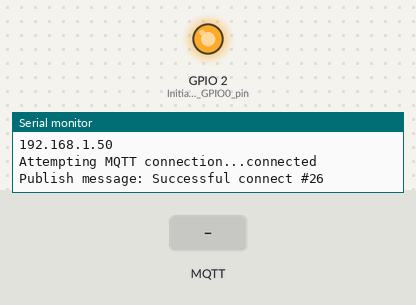
A sketch run on a simulated ESP8266 (NodeMCU). On the bench: output pins drawn as LEDs (lit = HIGH), the last lines printed to the serial monitor. Inputs (shaded band) come from the test bench. WiFi joins after 1.5 s; servers stay silent unless stated; no MQTT or app messages arrive unless stated.

Above: at 2.7 s.
2.8 s: MQTT message "t" arrives on the first subscribed topic
At 4.0 s:
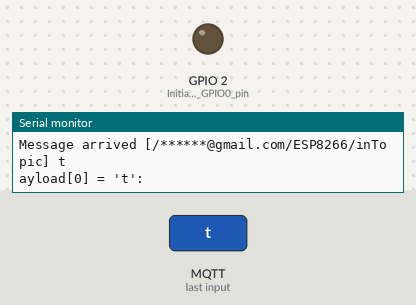
4.3 s: MQTT message "1" arrives on the first subscribed topic
At 5.3 s:
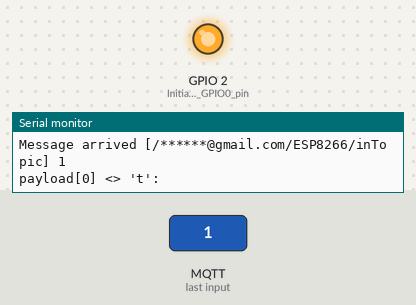
Timing chart, 0 to 7.3 s (numbered marks = the images above; inputs shaded):
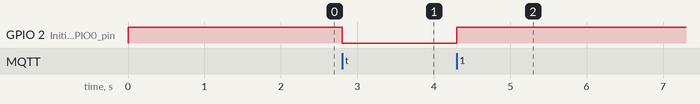

The sketch:

Dioty_app.ino
```cpp
/*
  Light controll using diot app


  created 28 Mar 2019
  modified 28 Mar 2019
  by Vettri vel Mahendran

*/
#include <ESP8266WiFi.h>
#include <PubSubClient.h>
#include <string.h>

// Update these with values suitable for you.
// Your WiFi settings
#define ssid      "********"             // the SSID of your WiFi network
#define password  "**********"  // you wifi password
// Your DIoTY settings
#define mqtt_server "mqtt.dioty.co"
#define port        1883
#define dioty_id    "******@gmail.com" // email address used to register with DIoTY
#define dioty_password  "********"      // your DIoTY password
#define clientNr        "01"        // used for client id (increment when deploying
// multiple instances at the same time)

// Some project settings
#define slash     "/"   // all topics are prefixed with slash and your dioty_id
#define topicConnect    "/ESP8266/connected"     // topic to say we're alive
#define topicIn         "/ESP8266/inTopic"       // topic to subscribe
#define GPIO0           0     // using GPIO 0 rather than 2 requires less power


// no changes required after this point

// DIoTY requires topic names to start with your userId, so stick it in the front
#define concat(first, second) first second

const char* connectTopic = concat(concat(slash, dioty_id), topicConnect);
const char* inTopic = concat(concat(slash, dioty_id), topicIn);

// failing to use unique client id's will cause you connection to drop,
// so make it unique's unique by using your userId and a sequence number
const char* client_id = concat(clientNr, dioty_id);


WiFiClient espClient;
PubSubClient client(espClient);
char msg[50];    // message to publish
int value = 0;   // connection attempt

void setup_wifi() {

  delay(10);
  // We start by connecting to a WiFi network
  Serial.println();
  Serial.print("Connecting to ");
  Serial.println(ssid);

  WiFi.begin(ssid, password);

  while (WiFi.status() != WL_CONNECTED) {
    delay(500);
    Serial.print(".");
  }

  Serial.println("");
  Serial.println("WiFi connected");
  Serial.println("IP address: ");
  Serial.println(WiFi.localIP());
}

void callback(char* topic, byte* payload, unsigned int length) {
  Serial.print("Message arrived [");
  Serial.print(topic);
  Serial.print("] ");
  for (int i = 0; i < length; i++) {
    Serial.print((char)payload[i]);
  }
  Serial.println();

  // The mobile app will publish 'true' or 'false' to the topic
  // Switch on the LED if an 't' was received as first character, otherwise switch it off
  if ((char)payload[0] == 't') {
    Serial.println("payload[0] = 't': " + HIGH);
    digitalWrite(LED_BUILTIN, LOW);   // Turn the LED on
  } else {
    digitalWrite(LED_BUILTIN, HIGH);  // Turn the LED off
    Serial.println("payload[0] <> 't': " + LOW);
  }

}

void setup() {
  Serial.begin(115200);
  Serial.println("setup...");
  pinMode(LED_BUILTIN, OUTPUT);     // Initialize the GPIO0 pin as an output
  digitalWrite(LED_BUILTIN, HIGH);
  Serial.println("output " + HIGH);
  setup_wifi();
  client.setServer(mqtt_server, port);
  client.setCallback(callback);
}

void reconnect() {
  // Loop until we're reconnected
  while (!client.connected()) {
    Serial.print("Attempting MQTT connection...");
    // Attempt to connect
    ++value;  //connection attempt
    if (client.connect(client_id, dioty_id, dioty_password)) {
      Serial.println("connected");
      // Once connected, publish an announcement...
      snprintf (msg, 50, "Successful connect #%ld", 26);
      Serial.print("Publish message: ");
      Serial.println(msg);
      client.publish(connectTopic, msg, true);
      // ... and resubscribe
      client.subscribe(inTopic);
    } else {
      Serial.print("failed, rc=");
      Serial.print(client.state());
      Serial.println(" try again in 5 seconds");
      // Wait 5 seconds before retrying
      delay(5000);
    }
  }
}
void loop() {

  if (!client.connected()) {
    reconnect();
  }
  client.loop();

}
```

Measured:
- after the input at 2.8 s, GPIO 2 (Initialize_the_GPIO0_pin): HIGH → LOW at once
- after the input at 4.3 s, GPIO 2 (Initialize_the_GPIO0_pin): LOW → HIGH at once
